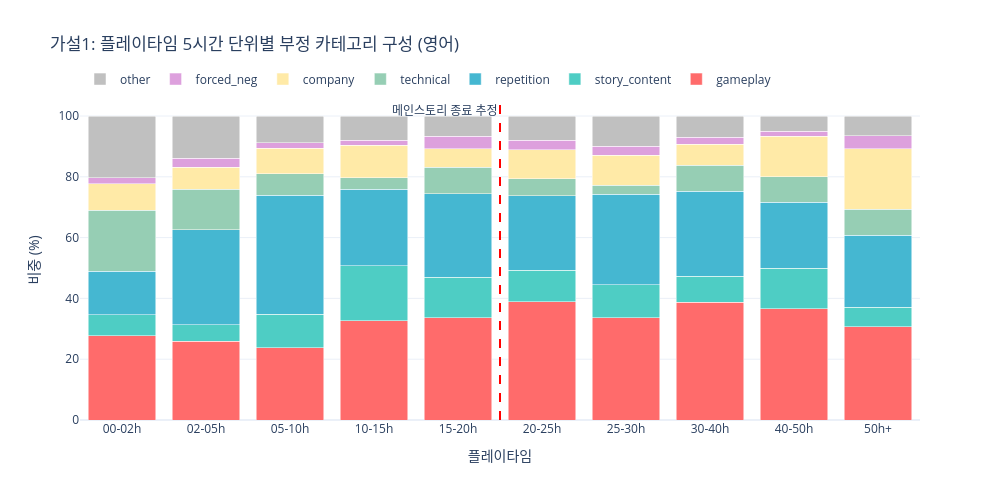

Notebook source saved alongside this figure:
### Code cell
# ── 스택드 바 차트: 5시간 단위 ──
fig = go.Figure()
for cat in CATEGORIES:
    fig.add_trace(go.Bar(
        name=cat, x=band_order,
        y=[ct.loc[b, cat] if b in ct.index else 0 for b in band_order],
        marker_color=colors.get(cat, '#999')))

fig.update_layout(
    barmode='stack',
    title='가설1: 플레이타임 5시간 단위별 부정 카테고리 구성 (영어)',
    xaxis_title='플레이타임', yaxis_title='비중 (%)',
    height=500, width=1000, template='plotly_white',
    legend=dict(orientation='h', yanchor='bottom', y=1.02))

# 20시간 기준선
fig.add_vline(x=4.5, line_dash='dash', line_color='red',
              annotation_text='메인스토리 종료 추정', annotation_position='top left')
fig.show()

### Figure 1 — Plotly figure (JSON) as saved in the notebook; plotly's stock layout.template omitted (floating-point values rounded to 4 significant figures)
{"data": [{"marker": {"color": "#FF6B6B"}, "name": "gameplay", "type": "bar", "x": ["00-02h", "02-05h", "05-10h", "10-15h", "15-20h", "20-25h", "25-30h", "30-40h", "40-50h", "50h+"], "y": [27.75, 25.9, 23.79, 32.62, 33.56, 38.89, 33.66, 38.76, 36.67, 30.71]}, {"marker": {"color": "#4ECDC4"}, "name": "story_content", "type": "bar", "x": ["00-02h", "02-05h", "05-10h", "10-15h", "15-20h", "20-25h", "25-30h", "30-40h", "40-50h", "50h+"], "y": [6.868, 5.422, 11.01, 18.18, 13.42, 10.32, 10.89, 8.527, 13.33, 6.429]}, {"marker": {"color": "#45B7D1"}, "name": "repetition", "type": "bar", "x": ["00-02h", "02-05h", "05-10h", "10-15h", "15-20h", "20-25h", "25-30h", "30-40h", "40-50h", "50h+"], "y": [14.29, 31.33, 39.21, 25.13, 27.52, 24.6, 29.7, 27.91, 21.67, 23.57]}, {"marker": {"color": "#96CEB4"}, "name": "technical", "type": "bar", "x": ["00-02h", "02-05h", "05-10h", "10-15h", "15-20h", "20-25h", "25-30h", "30-40h", "40-50h", "50h+"], "y": [20.05, 13.25, 7.048, 3.743, 8.725, 5.556, 2.97, 8.527, 8.333, 8.571]}, {"marker": {"color": "#FFEAA7"}, "name": "company", "type": "bar", "x": ["00-02h", "02-05h", "05-10h", "10-15h", "15-20h", "20-25h", "25-30h", "30-40h", "40-50h", "50h+"], "y": [8.791, 7.229, 8.37, 10.7, 6.04, 9.524, 9.901, 6.977, 13.33, 20]}, {"marker": {"color": "#DDA0DD"}, "name": "forced_neg", "type": "bar", "x": ["00-02h", "02-05h", "05-10h", "10-15h", "15-20h", "20-25h", "25-30h", "30-40h", "40-50h", "50h+"], "y": [1.923, 3.012, 1.762, 1.604, 4.027, 3.175, 2.97, 2.326, 1.667, 4.286]}, {"marker": {"color": "#C0C0C0"}, "name": "other", "type": "bar", "x": ["00-02h", "02-05h", "05-10h", "10-15h", "15-20h", "20-25h", "25-30h", "30-40h", "40-50h", "50h+"], "y": [20.33, 13.86, 8.811, 8.021, 6.711, 7.937, 9.901, 6.977, 5, 6.429]}], "layout": {"annotations": [{"showarrow": false, "text": "메인스토리 종료 추정", "x": 4.5, "xanchor": "right", "xref": "x", "y": 1, "yanchor": "top", "yref": "y domain"}], "barmode": "stack", "height": 500, "legend": {"orientation": "h", "y": 1.02, "yanchor": "bottom"}, "shapes": [{"line": {"color": "red", "dash": "dash"}, "type": "line", "x0": 4.5, "x1": 4.5, "xref": "x", "y0": 0, "y1": 1, "yref": "y domain"}], "title": {"text": "가설1: 플레이타임 5시간 단위별 부정 카테고리 구성 (영어)"}, "width": 1000, "xaxis": {"title": {"text": "플레이타임"}}, "yaxis": {"title": {"text": "비중 (%)"}}}}
